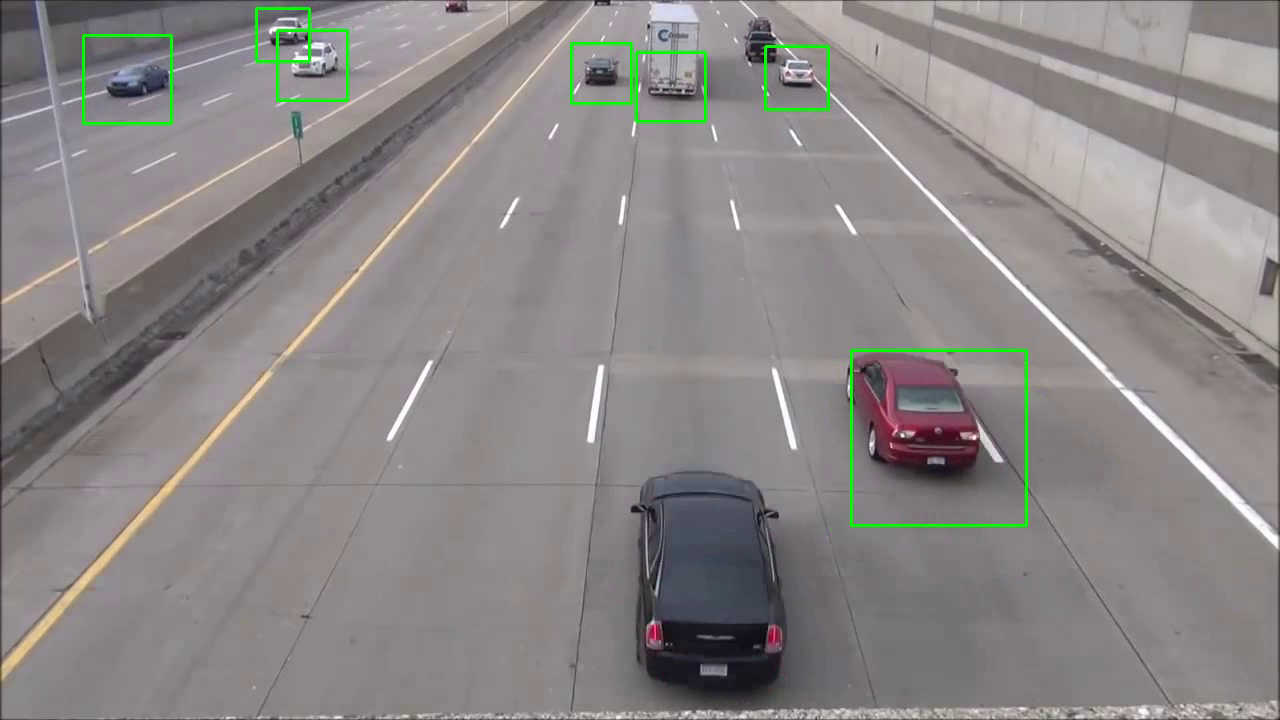
#> input picture frame 14 of output.mp4, 1280 x 720 px, given in place of cars.mp4, which was not available
$ python car_detection.py
#> lines starting #> are read from the running program, lines starting #| are printed output that depends on the picture; after the words box and inside, x2 and y2 are one past the last pixel; in counts of white or black regions, pixels touching at a corner belong together; pictures that were not available may be replaced by others from this repository, and a replacement may not be noted
#import libraries of python opencv
import cv2

# capture video/ video path
cap = cv2.VideoCapture('cars.mp4')

# Get the frame width, height, and frames per second (fps) from the original video
frame_width = int(cap.get(cv2.CAP_PROP_FRAME_WIDTH))
frame_height = int(cap.get(cv2.CAP_PROP_FRAME_HEIGHT))
fps = int(cap.get(cv2.CAP_PROP_FPS))

# Initialize the VideoWriter to save the video as an mp4 file
out = cv2.VideoWriter('output.mp4', cv2.VideoWriter_fourcc(*'mp4v'), fps, (frame_width, frame_height))

#use trained cars XML classifiers
car_cascade = cv2.CascadeClassifier('haarcascade_cars.xml')

#read until video is completed
while True:
    #capture frame by frame
    ret, frame = cap.read()
#> frame is the input picture: shape (720, 1280, 3); mean B, G, R 134.5, 134.4, 138.6

    if not ret:  # If the video ends, break the loop
        break

    #convert video into gray scale of each frame
    gray = cv2.cvtColor(frame, cv2.COLOR_BGR2GRAY)
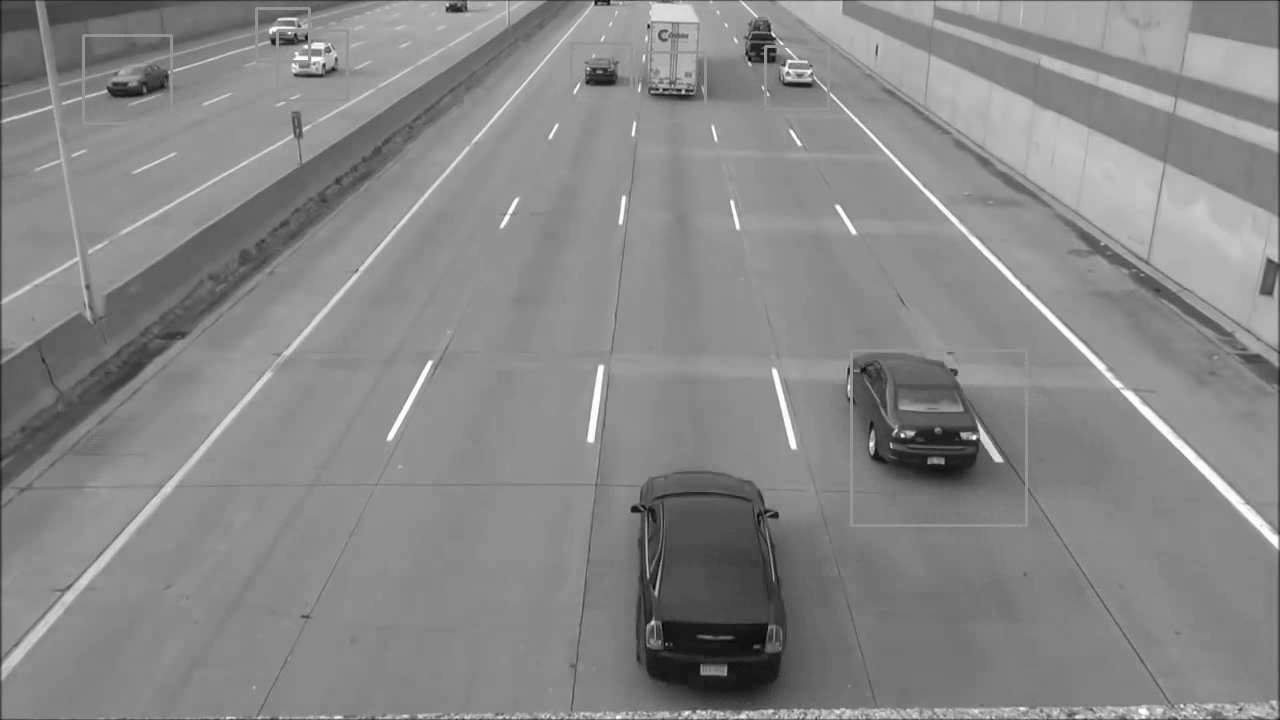
#> gray: shape (720, 1280); min 2, max 255, mean 135.7

    #detect cars in the video
    cars = car_cascade.detectMultiScale(gray, 1.1, 3)
#> cars = [[257, 10, 52, 52], [765, 46, 63, 63], [566, 39, 66, 66], [278, 27, 75, 75], [87, 42, 79, 79], [849, 356, 166, 166]]

    #to draw a rectangle on each detected car
    for (x, y, w, h) in cars:
        cv2.rectangle(frame, (x, y), (x + w, y + h), (0, 255, 0), 2)
#> this loop made 6 passes
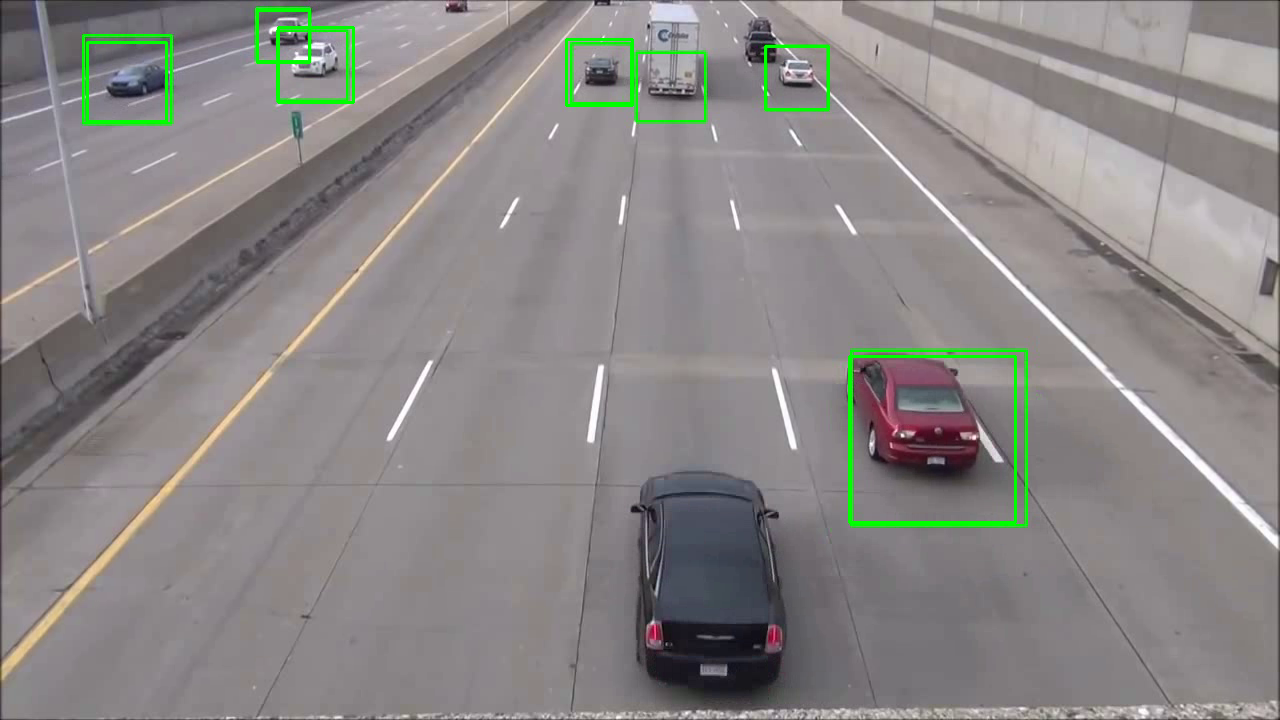
#> frame: shape (720, 1280, 3); 0.63% of pixels changed, all inside (x1, y1, x2, y2) = (86, 9, 1017, 524)

    # Write the frame to the output video
    out.write(frame)

    # Display the frame (optional)
    cv2.imshow('video', frame)

    # Press 'q' on the keyboard to exit early
    if cv2.waitKey(25) & 0xFF == ord('q'):
#> (key q is pressed here)
        break

#release the video capture and writer objects
cap.release()
out.release()

#close all the frames
cv2.destroyAllWindows()

$ run again, starting later in the video
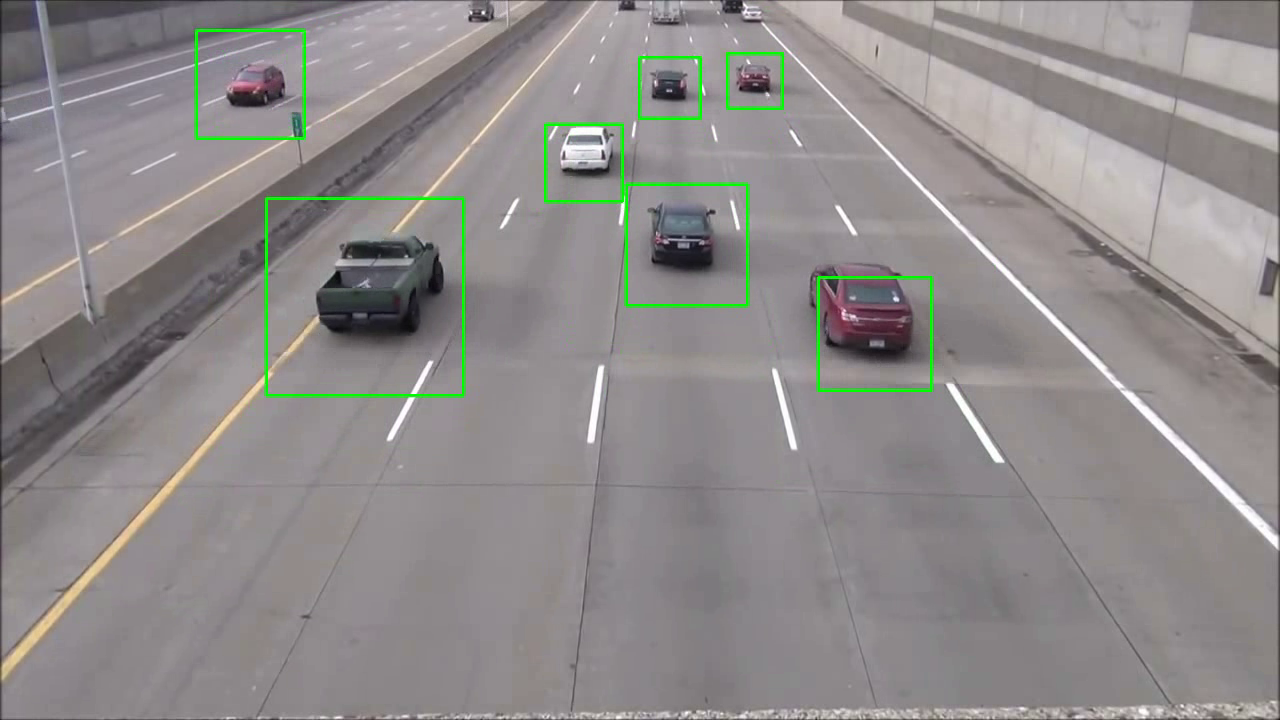
#> input picture frame 67 of output.mp4, 1280 x 720 px, given in place of cars.mp4, which was not available
#> frame is the input picture: shape (720, 1280, 3); mean B, G, R 138.7, 139.4, 142.8
#> `gray = cv2.cvtColor(frame, cv2.COLOR_BGR2GRAY)`:
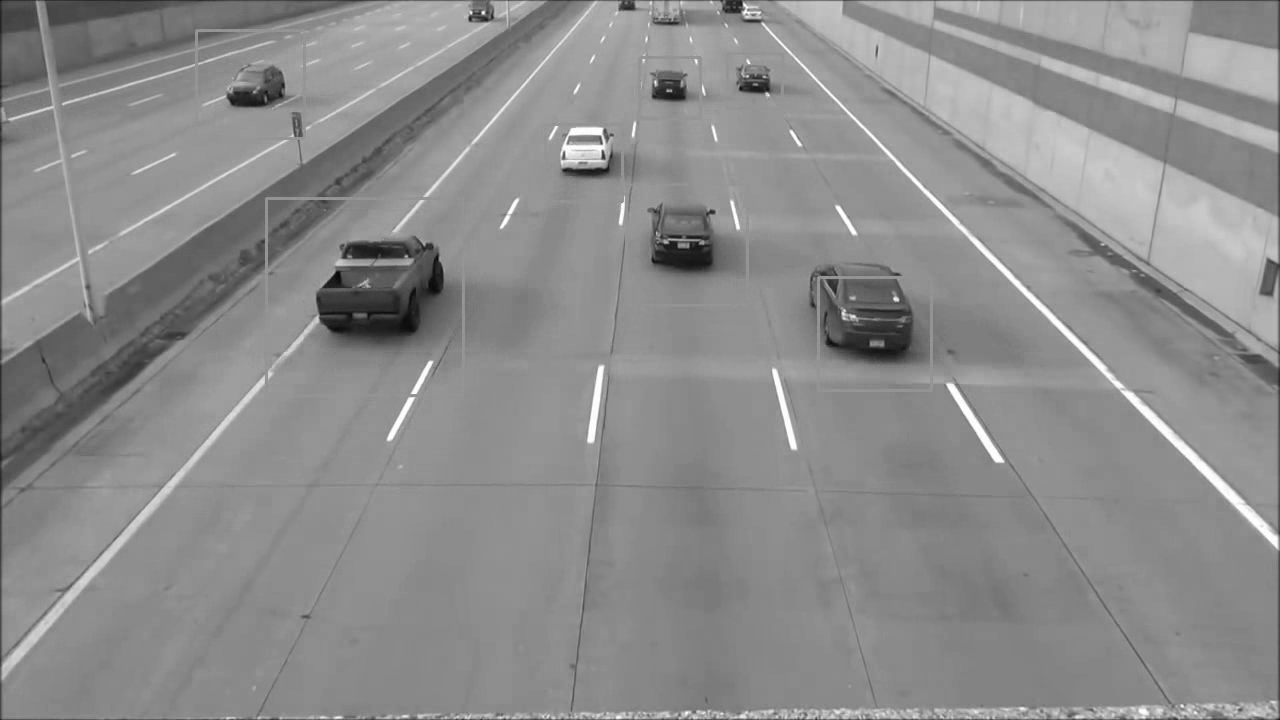
#> gray: shape (720, 1280); min 5, max 255, mean 140.3
#> cars = [[558, 111, 46, 46], [724, 50, 59, 59], [636, 53, 67, 67], [197, 36, 100, 100], [542, 122, 82, 82], [806, 259, 138, 138], [277, 208, 184, 184]]
#> the loop `for (x, y, w, h) in cars:` made 7 passes
#> after the loop `for (x, y, w, h) in cars:`:
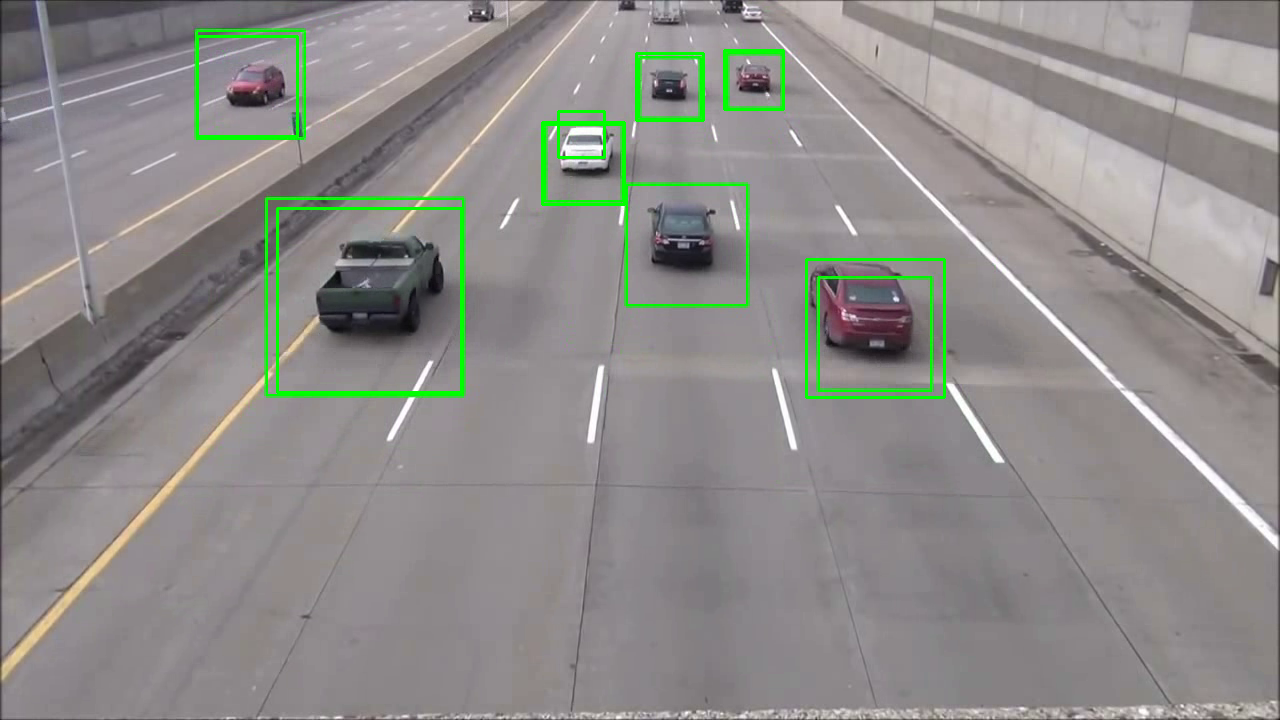
#> frame: shape (720, 1280, 3); 0.87% of pixels changed, all inside (x1, y1, x2, y2) = (196, 35, 946, 399)

$ run again, starting later in the video
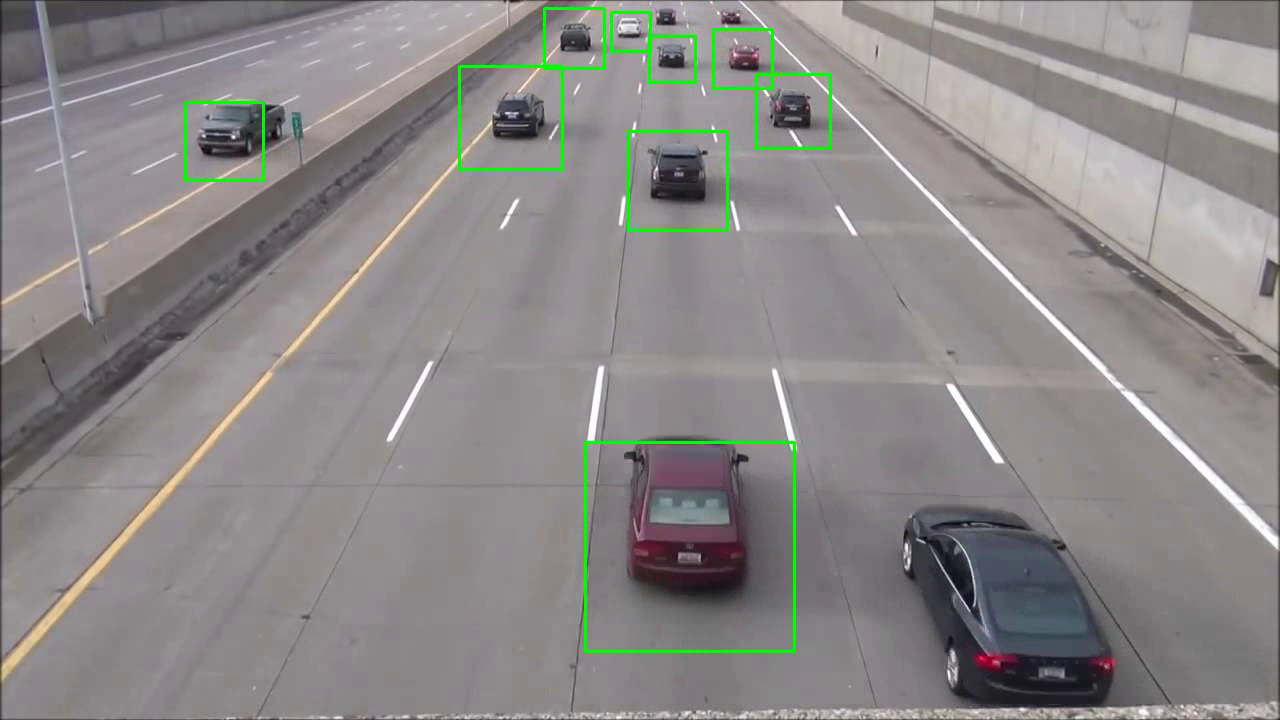
#> input picture frame 119 of output.mp4, 1280 x 720 px, given in place of cars.mp4, which was not available
#> frame is the input picture: shape (720, 1280, 3); mean B, G, R 135.4, 135.9, 139.2
#> `gray = cv2.cvtColor(frame, cv2.COLOR_BGR2GRAY)`:
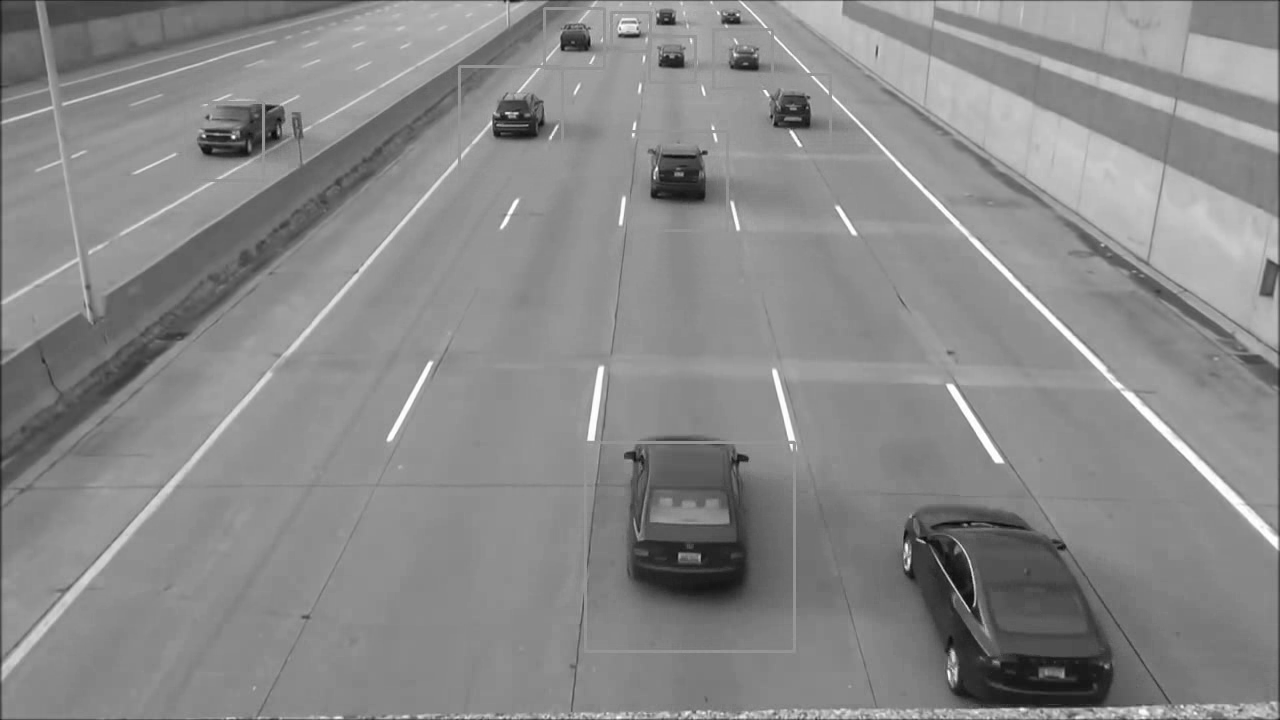
#> gray: shape (720, 1280); min 9, max 255, mean 136.8
#> cars = [[722, 8, 23, 23], [610, 12, 38, 38], [650, 36, 44, 44], [545, 10, 58, 58], [714, 27, 61, 61], [184, 96, 85, 85], [463, 69, 98, 98], [630, 133, 95, 95], [586, 453, 197, 197]]
#> the loop `for (x, y, w, h) in cars:` made 9 passes
#> after the loop `for (x, y, w, h) in cars:`:
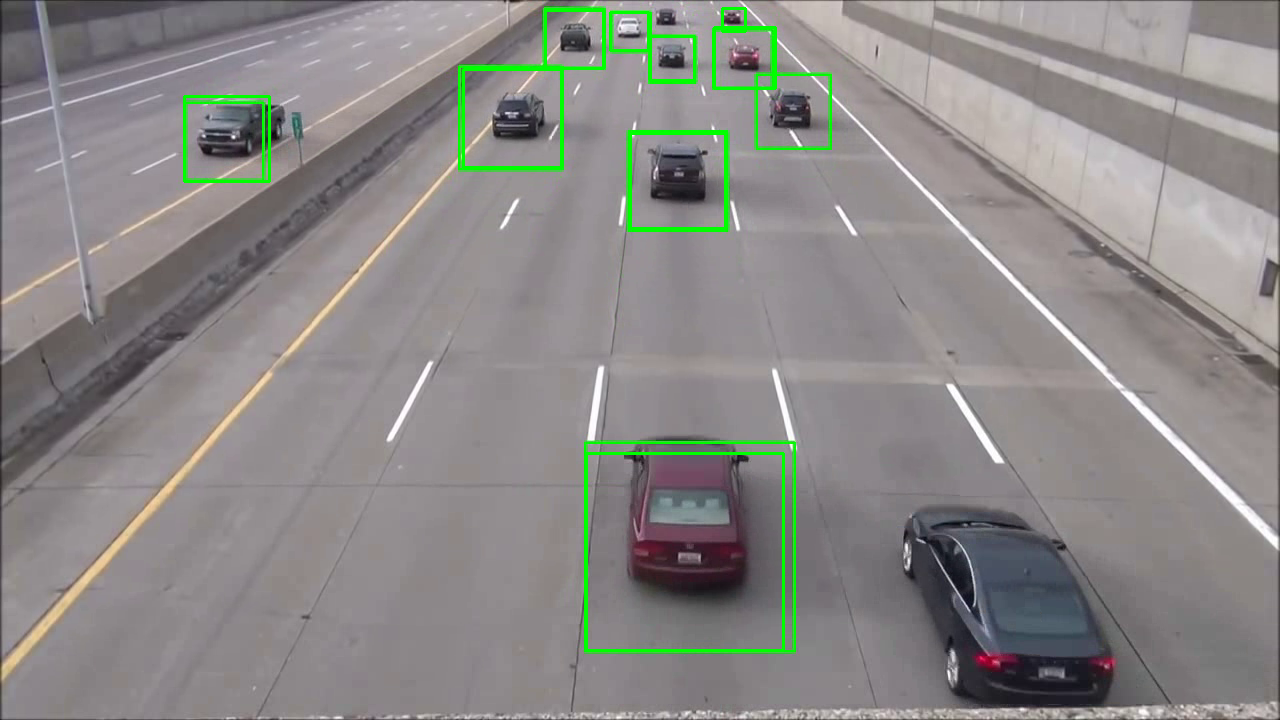
#> frame: shape (720, 1280, 3); 0.88% of pixels changed, all inside (x1, y1, x2, y2) = (183, 7, 785, 652)
